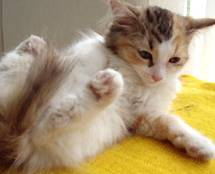
#> input picture Dataset/train/cats/cat.105.jpg, 215 x 174 px; its folder holds only this picture in this run
$ python myclassifier.py
#> lines starting #> are read from the running program, lines starting #| are printed output that depends on the picture
import os
import numpy as np
import cv2
import matplotlib.pyplot as plt
import pickle
import random
from sklearn.model_selection import train_test_split,GridSearchCV
from sklearn.svm import SVC
from sklearn.metrics import confusion_matrix, classification_report

train_dir = 'Dataset/train'
test_dir = 'Dataset/test'

categories = ['cats','dogs']


#------------------------First Step-----------------------------

def load_images_from_folder(folder):
    data = []
    path = []
    label =[]

    for category in categories:
        path = os.path.join(folder,category)
        label=categories.index(category)

        for img in os.listdir(path):
            imgpath = os.path.join(path,img)
            try:
                pet_img=cv2.imread(imgpath,0)
                pet_img=cv2.resize(pet_img,(50,50))
                image = np.array(pet_img).flatten()
                data.append([image,label])
            except Exception as e:
                pass
    return data


train_data = load_images_from_folder(train_dir)
#> in load_images_from_folder, `pet_img=cv2.imread(imgpath,0)`:
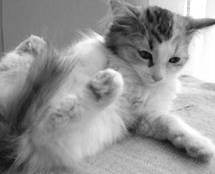
#> pet_img: shape (174, 215); min 5, max 255, mean 149
#> in load_images_from_folder, `pet_img=cv2.resize(pet_img,(50,50))`:
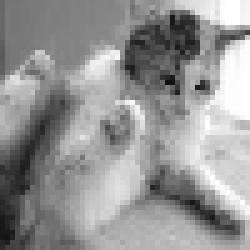
#> pet_img: shape (50, 50) (shown 5 times larger); min 15, max 255, mean 148.9
#> in load_images_from_folder, `image = np.array(pet_img).flatten()`: image = 2500 values, max 255 at index 45, min 15 at index 833, mean 148.9
#> pass 2 of the loop in load_images_from_folder, `for category in categories:`:
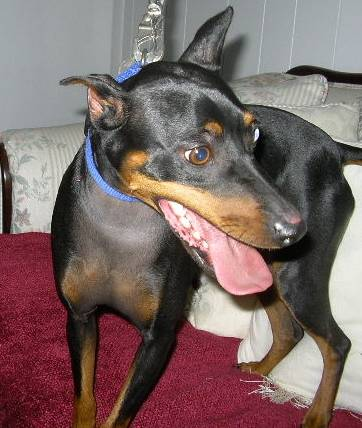
#> input picture Dataset/train/dogs/dog.13.jpg, 362 x 428 px
#> in load_images_from_folder, `pet_img=cv2.imread(imgpath,0)`:
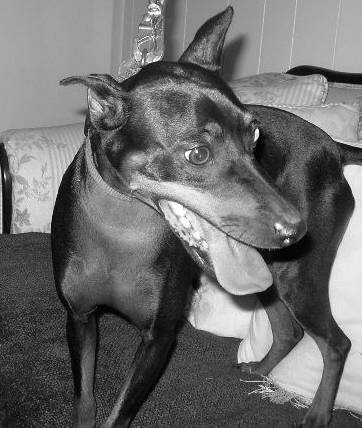
#> pet_img: shape (428, 362); min 0, max 255, mean 109.6
#> in load_images_from_folder, `pet_img=cv2.resize(pet_img,(50,50))`:
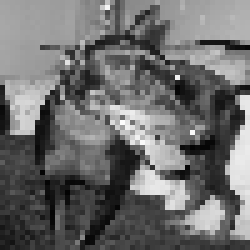
#> pet_img: shape (50, 50) (shown 5 times larger); min 2, max 253, mean 109.1
#> image = 2500 values, max 253 at index 1224, min 2 at index 1488, mean 109.1
#> train_data = 2 items
test_data = load_images_from_folder(test_dir)
#> pass 2 of the loop in load_images_from_folder, `for category in categories:`:
#> test_data = 2 items

random.shuffle(train_data)
random.shuffle(test_data)

#------------------------Secound Step: Split-----------------------------

# Split features and labels for training
xtrain = np.array([item[0] for item in train_data]) / 255.0  # Normalize
ytrain = np.array([item[1] for item in train_data])
#> ytrain = [0, 1]

# Split features and labels for testing
xtest = np.array([item[0] for item in test_data]) / 255.0  # Normalize
ytest = np.array([item[1] for item in test_data])
#> ytest = [0, 1]


# ------------------------Third Step: Train Model-----------------------------
param_grid = {
    'C': [0.1, 1, 10],
    'kernel': ['linear', 'poly', 'rbf'],
    'gamma': ['scale', 'auto']
}

grid = GridSearchCV(SVC(), param_grid, refit=True, verbose=0)
#> (the run stopped early here; a loop or call above may not have finished)
